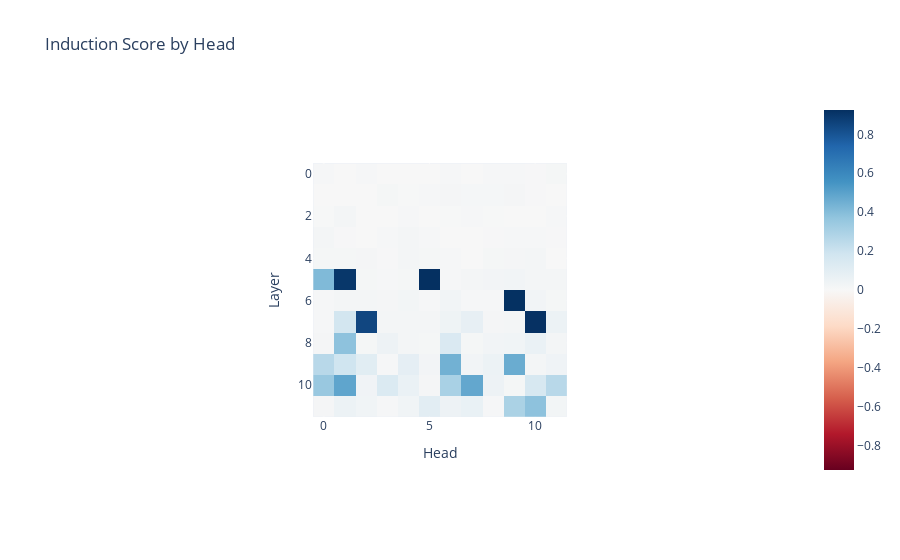

This figure's notebook cell:
### Markdown cell above
The induction heads will be attending from the second occurence of each token to the token *after* its first occurence, ie the token `50-1==49` places back. So by looking at the average attention paid 49 tokens back, we can identify induction heads! Let's define a hook to do this!

<details><summary>Technical details</summary>

* We attach the hook to the attention pattern activation. There's one big pattern activation per layer, stacked across all heads, so we need to do some tensor manipulation to get a per-head score. 
* Hook functions can access global state, so we make a big tensor to store the induction head score for each head, and then we just add the score for each head to the appropriate position in the tensor. 
* To get a single hook function that works for each layer, we use the `hook.layer()` method to get the layer index (internally this is just inferred from the hook names).
* As we want to add this to *every* activation pattern hook point, rather than giving the string for an activation name, this time we give a **name filter**. This is a Boolean function on hook point names, and it adds the hook function to every hook point where the function evaluates as true. 
    * `run_with_hooks` allows us to enter a list of (act_name, hook_function) pairs to all be added at once, so we could also have done this by inputting a list with a hook for each layer.
</details>

### Code cell
# We make a tensor to store the induction score for each head. We put it on the model's device to avoid needing to move things between the GPU and CPU, which can be slow.
induction_score_store = torch.zeros((model.cfg.n_layers, model.cfg.n_heads), device=model.cfg.device)
def induction_score_hook(
    pattern: Float[torch.Tensor, "batch head_index dest_pos source_pos"],
    hook: HookPoint,
):
    # We take the diagonal of attention paid from each destination position to source positions seq_len-1 tokens back
    # (This only has entries for tokens with index>=seq_len)
    induction_stripe = pattern.diagonal(dim1=-2, dim2=-1, offset=1-seq_len)
    # Get an average score per head
    induction_score = einops.reduce(induction_stripe, "batch head_index position -> head_index", "mean")
    # Store the result.
    induction_score_store[hook.layer(), :] = induction_score

# We make a boolean filter on activation names, that's true only on attention pattern names.
pattern_hook_names_filter = lambda name: name.endswith("pattern")

model.run_with_hooks(
    repeated_tokens, 
    return_type=None, # For efficiency, we don't need to calculate the logits
    fwd_hooks=[(
        pattern_hook_names_filter,
        induction_score_hook
    )]
)

imshow(induction_score_store, xaxis="Head", yaxis="Layer", title="Induction Score by Head")

### Figure 1 — Plotly figure (JSON) as saved in the notebook; plotly's stock layout.template omitted (floating-point values rounded to 4 significant figures; data arrays with more than 128 entries replaced by an {"elided": "..."} marker saying what was removed)
{"data": [{"coloraxis": "coloraxis", "hovertemplate": "Head: %{x}<br>Layer: %{y}<br>color: %{z}<extra></extra>", "name": "0", "type": "heatmap", "xaxis": "x", "yaxis": "y", "z": {"elided": "12x12 float values"}}], "layout": {"autosize": true, "coloraxis": {"cmid": 0, "colorscale": [[0, "rgb(103,0,31)"], [0.1, "rgb(178,24,43)"], [0.2, "rgb(214,96,77)"], [0.3, "rgb(244,165,130)"], [0.4, "rgb(253,219,199)"], [0.5, "rgb(247,247,247)"], [0.6, "rgb(209,229,240)"], [0.7, "rgb(146,197,222)"], [0.8, "rgb(67,147,195)"], [0.9, "rgb(33,102,172)"], [1, "rgb(5,48,97)"]]}, "title": {"text": "Induction Score by Head"}, "xaxis": {"anchor": "y", "autorange": true, "constrain": "domain", "domain": [0.3239, 0.6761], "range": [-0.5, 11.5], "scaleanchor": "y", "title": {"text": "Head"}}, "yaxis": {"anchor": "x", "autorange": true, "constrain": "domain", "domain": [0, 1], "range": [11.5, -0.5], "title": {"text": "Layer"}}}}
